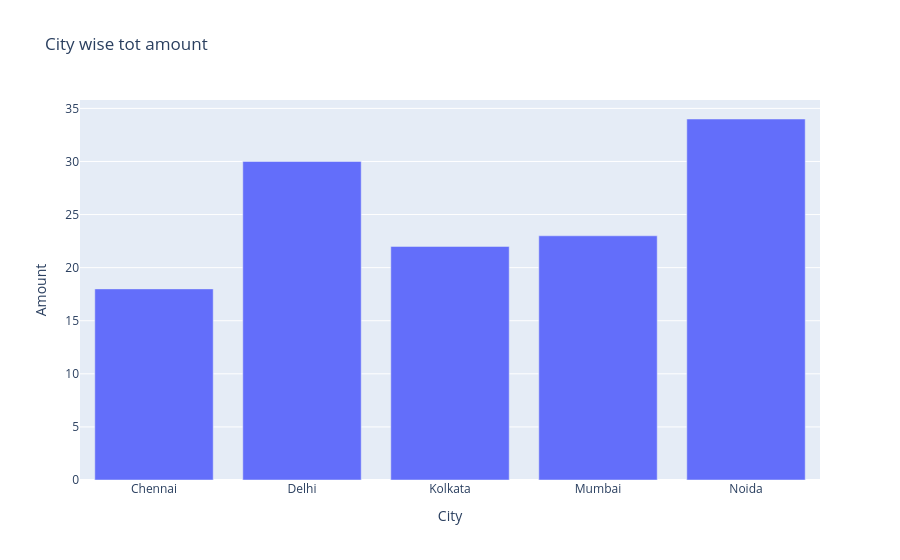

Notebook code for this chart:
### Code cell
fig = px.bar(data_frame=q7,x='City',y='Amount',
             title = 'City wise tot amount')
fig.show()

### Figure 1 — Plotly figure (JSON) as saved in the notebook; plotly's stock layout.template omitted (floating-point values rounded to 4 significant figures)
{"data": [{"alignmentgroup": "True", "hovertemplate": "City=%{x}<br>Amount=%{y}<extra></extra>", "legendgroup": "", "marker": {"color": "#636efa", "pattern": {"shape": ""}}, "name": "", "offsetgroup": "", "orientation": "v", "showlegend": false, "textposition": "auto", "type": "bar", "x": ["Chennai", "Delhi", "Kolkata", "Mumbai", "Noida"], "xaxis": "x", "y": [18, 30, 22, 23, 34], "yaxis": "y"}], "layout": {"autosize": true, "barmode": "relative", "legend": {"tracegroupgap": 0}, "title": {"text": "City wise tot amount"}, "xaxis": {"anchor": "y", "autorange": true, "domain": [0, 1], "range": [-0.5, 4.5], "title": {"text": "City"}, "type": "category"}, "yaxis": {"anchor": "x", "autorange": true, "domain": [0, 1], "range": [0, 35.79], "title": {"text": "Amount"}, "type": "linear"}}}
